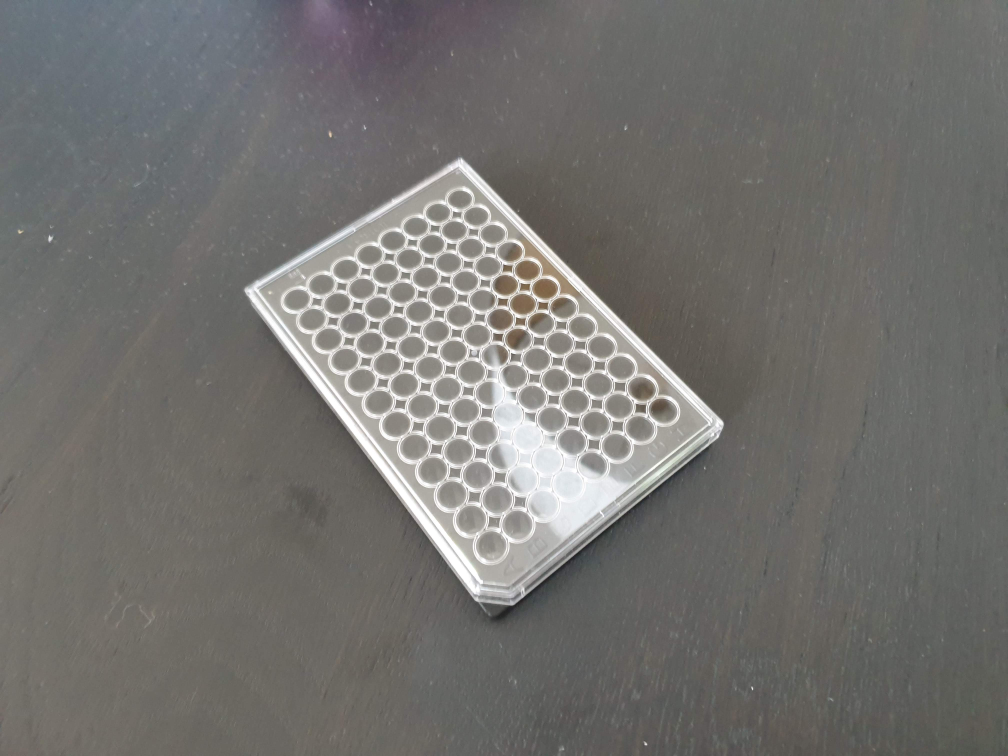
#> input picture 2_pose/20200707_174026.jpg, 4032 x 3024 px, given in place of the camera (shown at 1/4 size)
$ python webcam.py
#> lines starting #> are read from the running program, lines starting #| are printed output that depends on the picture; after the words box and inside, x2 and y2 are one past the last pixel; in counts of white or black regions, pixels touching at a corner belong together
import numpy as np
import cv2

def processFrame(frame):
    # Convert to grayscale, remove high freq. noise
    gray = cv2.cvtColor(frame, cv2.COLOR_BGR2GRAY)
    gray = cv2.bilateralFilter(gray, 11, 17 ,17)

    # OTSU thresholding
    (ret, thr) = cv2.threshold(gray, 0, 255, cv2.THRESH_OTSU)

    # Adaptive thresholding
    thr2 = cv2.adaptiveThreshold(
        gray, 255, cv2.ADAPTIVE_THRESH_MEAN_C, cv2.THRESH_BINARY, 11, 4)

    return thr

def line_intersect(Ax1, Ay1, Ax2, Ay2, Bx1, By1, Bx2, By2):
    """ returns a (x, y) tuple or None if there is no intersection """
    d = (By2 - By1) * (Ax2 - Ax1) - (Bx2 - Bx1) * (Ay2 - Ay1)
    if d:
        uA = ((Bx2 - Bx1) * (Ay1 - By1) - (By2 - By1) * (Ax1 - Bx1)) / d
        uB = ((Ax2 - Ax1) * (Ay1 - By1) - (Ay2 - Ay1) * (Ax1 - Bx1)) / d
    x = Ax1 + uA * (Ax2 - Ax1)
    y = Ay1 + uA * (Ay2 - Ay1)

    return x, y

def intersection(a1x, a1y, a2x, a2y, b1x, b1y, b2x, b2y):
    det = (b2y - b1y) * (a2x - a1x) - (b2x - b1x) * (a2y - a1y)
    if det:
        num = (a1x-b1x)*(b1y-b2y)-(a1y-b1y)*(b1x-b2x)
        den = (a1x-a2x)*(b1y-b2y)-(a1y-a2y)*(b1x-b2x)
        t = num/den

        num = (a1x-a2x)*(a1y-b1y)-(a1y-a2y)*(a1x-b1x)
        den = (a1x-a2x)*(b1y-b2y)-(a1y-a2y)*(b1x-b2x)
        u = num/den
    else:
        return

    return a1x + t*(a2x-a1x), a1y + t*(a2y-a1y)

def nothing(x):
    pass


# Main function below

src = cv2.VideoCapture(0)

cv2.namedWindow('gray')
cv2.createTrackbar('first', 'gray', 0, 500, nothing)
cv2.createTrackbar('second', 'gray', 0, 500, nothing)

while(src.isOpened()):
    (ret, frame) = src.read()
#> frame is the input picture: shape (3024, 4032, 3); mean B, G, R 111.4, 114.1, 115.4

    if ret:
        # Convert to grayscale, remove high freq. noise
        gray = cv2.cvtColor(frame, cv2.COLOR_BGR2GRAY)
        cv2.imshow('frame', frame)

        gray = cv2.bilateralFilter(gray, 5, 20 ,20)

        # OTSU thresholding
        (ret, thr) = cv2.threshold(gray, 0, 255, cv2.THRESH_OTSU)
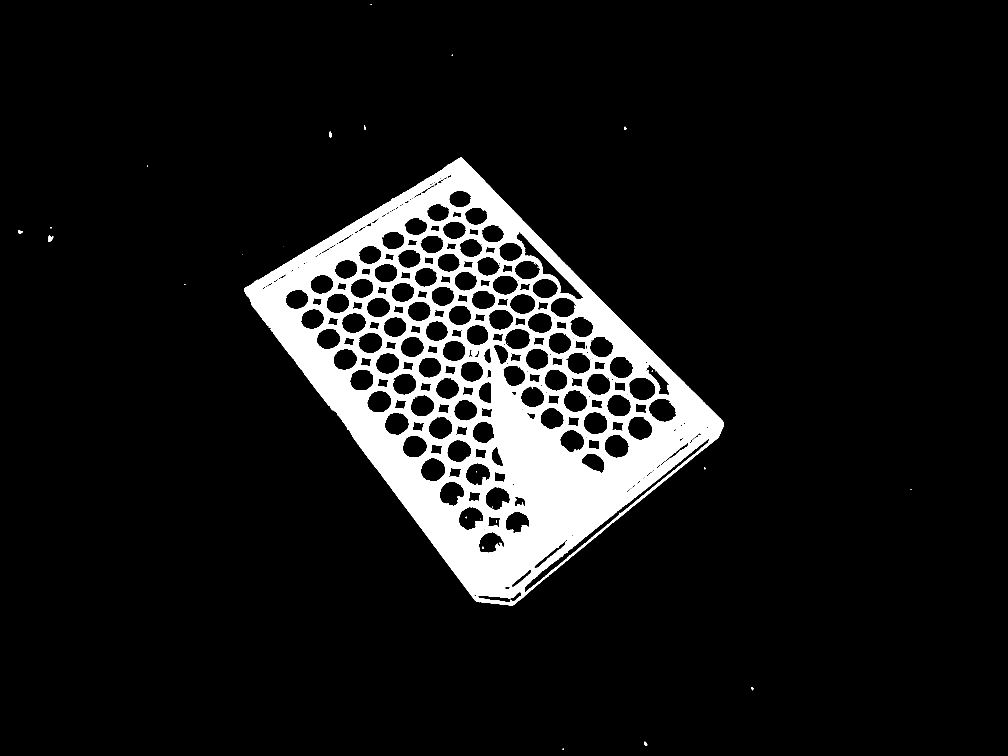
#> thr: shape (3024, 4032) (shown at 1/4 size); 9.1% white; 60 white regions (49 under 20 px), largest, box (x1, y1, x2, y2) and area: (978, 630, 2895, 2421) 1107627, (194, 941, 213, 968) 299, (1316, 526, 1327, 549) 183
#> ret = 154

        # Adaptive thresholding
        thr2 = cv2.adaptiveThreshold(
            gray, 255, cv2.ADAPTIVE_THRESH_MEAN_C, cv2.THRESH_BINARY, 3, 4)
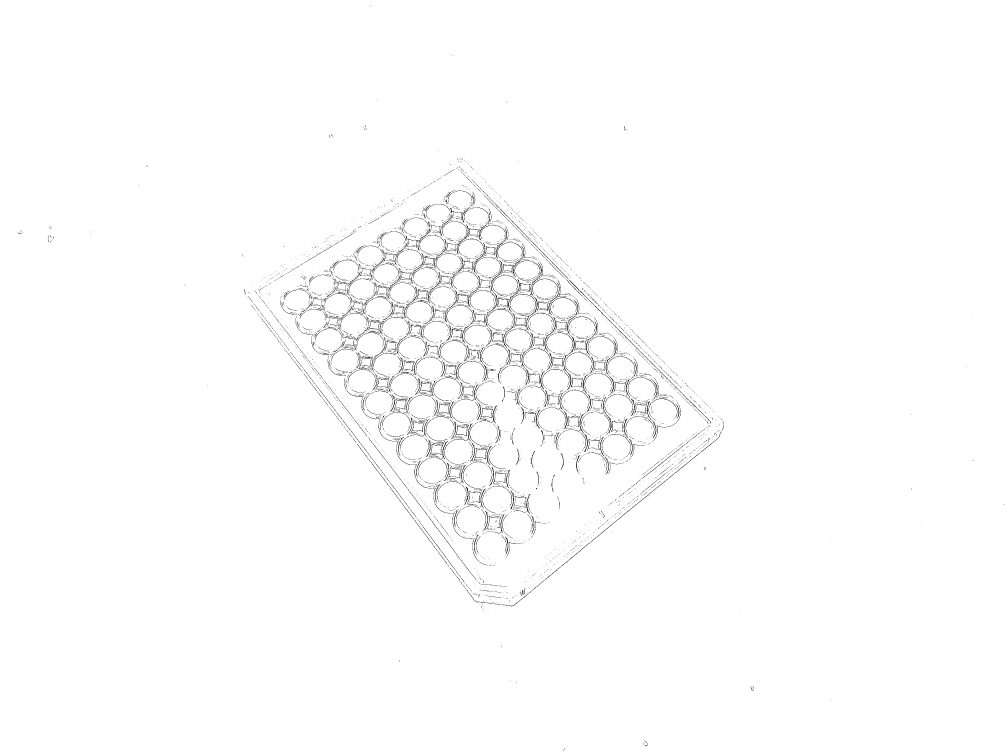
#> thr2: shape (3024, 4032) (shown at 1/4 size); 99% white; black in thin lines or dots

        first = cv2.getTrackbarPos('first','gray')
        second = cv2.getTrackbarPos('second', 'gray')
        first = 100
        second = 200

        edges = cv2.Canny(gray, first, second)
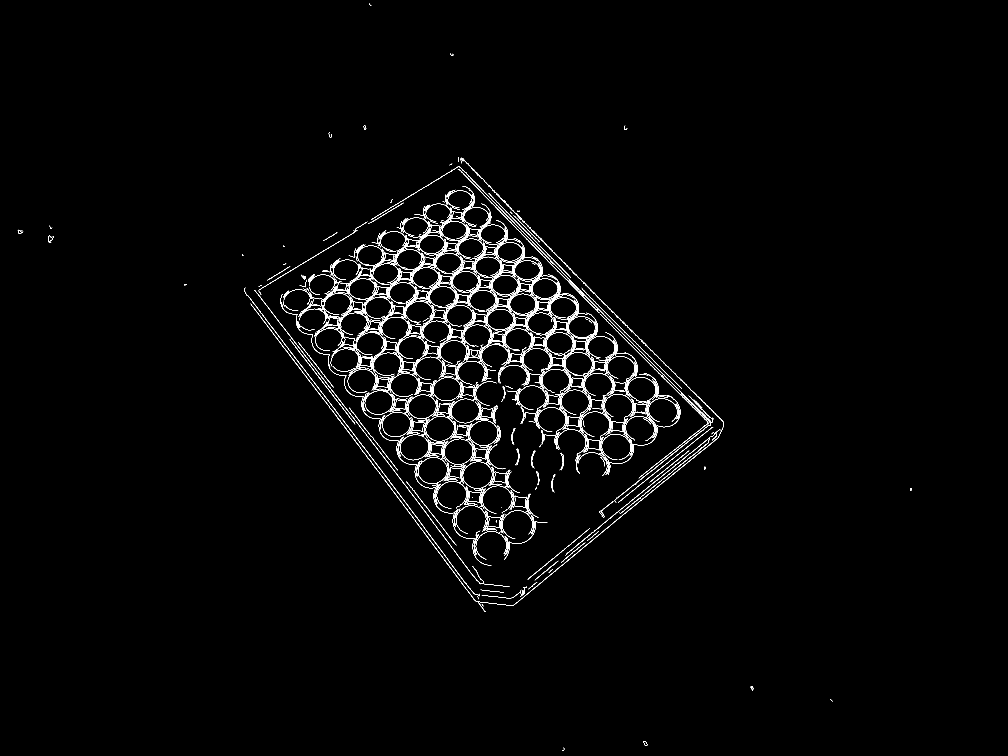
#> edges: shape (3024, 4032) (shown at 1/4 size); 0.94% white in thin lines or dots, all inside (x1, y1, x2, y2) = (71, 13, 3647, 3002)

        cv2.imshow('gray', thr)

        # Contours
        contours, hier = \
            cv2.findContours(edges, cv2.RETR_TREE, cv2.CHAIN_APPROX_SIMPLE)
#> contours = 1006 contours, 709 with area under 20; largest, box (x1, y1, x2, y2) and area: (1851, 1847, 1969, 1961) 9760, (1851, 1847, 1969, 1954) 9667, (1672, 1829, 1790, 1942) 9659, (1672, 1829, 1790, 1936) 9566, (1703, 1665, 1818, 1772) 8876
        cnt = contours[0]
#> cnt = contour of 15 points, box (x1, y1, x2, y2) (2248, 2990, 2257, 3002), area 2
        area = 0
        for contour in contours:
            if (cv2.contourArea(contour) > area):
                area = cv2.contourArea(contour)
                cnt = contour
#> this loop made 1006 passes
#> area on passes 2, 61, 89, 95: 152.5, 153.5, 273.5, 9760
#> contour on passes 7, 32, 46, 55: [[3009, 2750], [3008, 2751], [3008, 2753], [3008, 2751]], [[1986, 2080], [1986, 2088]], [[2004, 2028], [2006, 2028]], [[1889, 1989], [1890, 1988], [1891, 1989], [1890, 1990]]
#> after the loop, area = 9760; cnt = contour of 180 points, box (x1, y1, x2, y2) (1851, 1847, 1969, 1961), area 9760

        # Approximation
        epsilon = 0.01*cv2.arcLength(cnt, True)
#> epsilon = 4.6
        approx = cv2.approxPolyDP(cnt, epsilon, True)
#> approx = contour of 13 points, box (x1, y1, x2, y2) (1851, 1847, 1969, 1961), area 9190

        xs = []
        ys = []

        for vert in approx:
            xs.append(vert[0][0])
            ys.append(vert[0][1])
#> this loop made 13 passes
#> vert on passes 1 to 12: [[1904, 1847]], [[1866, 1866]], [[1851, 1905]], [[1855, 1923]], [[1880, 1947]], [[1930, 1951]], [[1916, 1960]], [[1896, 1959]], [[1929, 1957]], [[1931, 1949]], [[1960, 1931]], [[1968, 1890]]
#> after the loop, xs = [1904, 1866, 1851, 1855, 1880, 1930, 1916, 1896, 1929, 1931, 1960, 1968, 1945]; ys = [1847, 1866, 1905, 1923, 1947, 1951, 1960, 1959, 1957, 1949, 1931, 1890, 1855]

        shortest = 800
        for i in range(len(xs)):
            distance = np.sqrt((xs[i-1]-xs[i])**2 + ys[i-1]-ys[i])
            if distance < shortest:
                shortest = distance
                corner = i-1
#> this loop made 13 passes
#> (distance, shortest) on passes 1, 2, 3, 10: (41.1, 41.1), (37.75, 37.75), (13.64, 13.64), (3.46, 3.46)
#> distance on passes 4 to 9: nan, 24.52, 49.96, 13.67, 20.02, 33.03
#> after the loop, corner = 8; shortest = 3.46

        n = corner
#> n = 8

        cv2.drawContours(frame, [approx], 0, (255,0,0), 5)

        if cv2.waitKey(1) & 0xFF == ord('q'):
#> (key q is pressed here)
            break
    else:
        break

src.release()
cv2.destroyAllWindows()
